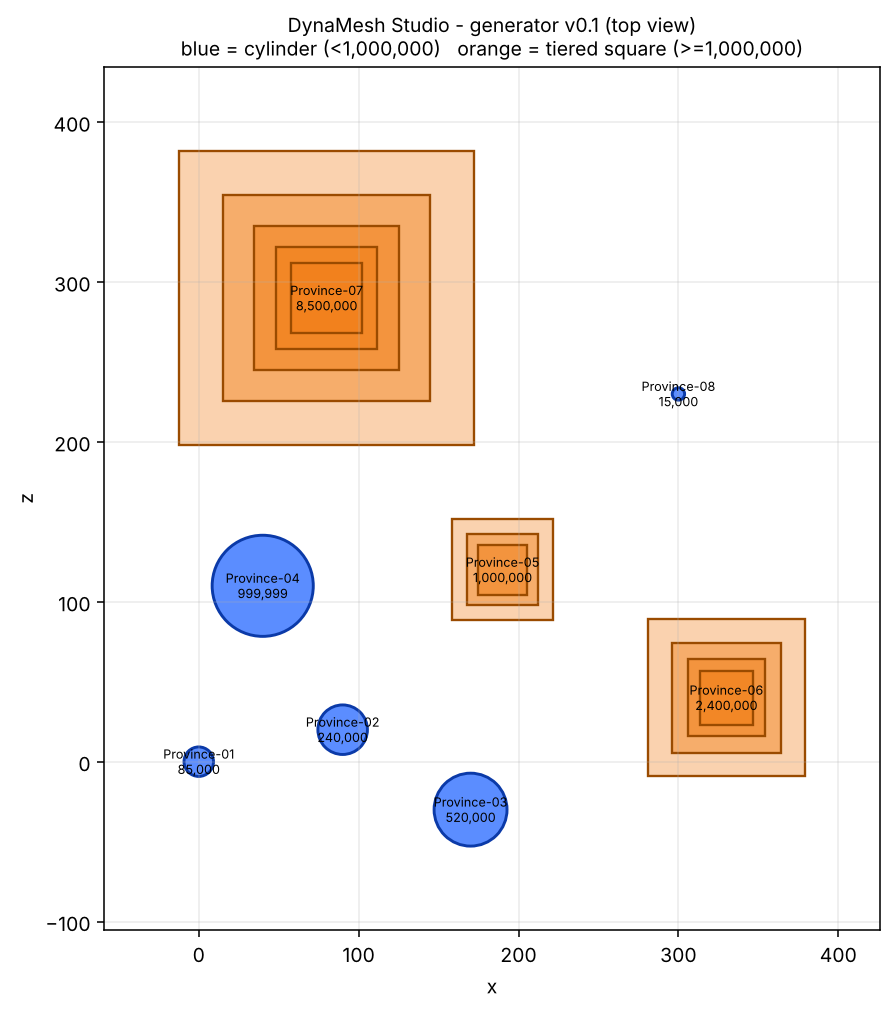

The Python source for this figure:
#!/usr/bin/env python3
"""Top-down preview of generated nodes (needs matplotlib: pip install matplotlib).

Usage:
    python3 preview.py out/manifest.json -o preview.png
"""
import argparse
import json
import math

import matplotlib
matplotlib.use("Agg")
import matplotlib.pyplot as plt
from matplotlib.patches import Circle, Rectangle

import generate


def main():
    ap = argparse.ArgumentParser()
    ap.add_argument("manifest")
    ap.add_argument("-o", "--out", default="preview.png")
    args = ap.parse_args()

    with open(args.manifest) as fh:
        manifest = json.load(fh)

    fig, ax = plt.subplots(figsize=(8, 8), dpi=140)
    for n in manifest["nodes"]:
        x, z, pop = n["position"]["x"], n["position"]["z"], n["population"]
        scale = math.sqrt(max(pop, 1.0) / generate.REF_POP)
        if n["shape"] == "cylinder":
            r = max(generate.MIN_RADIUS, generate.BASE_RADIUS * scale)
            ax.add_patch(Circle((x, z), r, fc="#5b8dff", ec="#0b3aa8", lw=1.5))
        else:
            side = 2 * generate.BASE_RADIUS * scale
            for t in range(generate.tier_count(pop)):
                half = side / 2
                shade = 0.35 + 0.1 * t
                ax.add_patch(Rectangle((x - half, z - half), side, side,
                                       fc=(0.95, 0.5, 0.1, shade), ec="#9a4b00", lw=1.2))
                side *= generate.TIER_SHRINK
        ax.annotate(f"{n['name']}\n{int(pop):,}", (x, z), ha="center", va="center",
                    fontsize=6.5, color="black")

    ax.set_aspect("equal")
    ax.autoscale_view()
    ax.margins(0.12)
    ax.set_title("DynaMesh Studio - generator v0.1 (top view)\n"
                 "blue = cylinder (<1,000,000)   orange = tiered square (>=1,000,000)",
                 fontsize=10)
    ax.set_xlabel("x"); ax.set_ylabel("z")
    ax.grid(alpha=0.25)
    fig.savefig(args.out, bbox_inches="tight")
    print(f"Wrote {args.out}")


if __name__ == "__main__":
    main()
